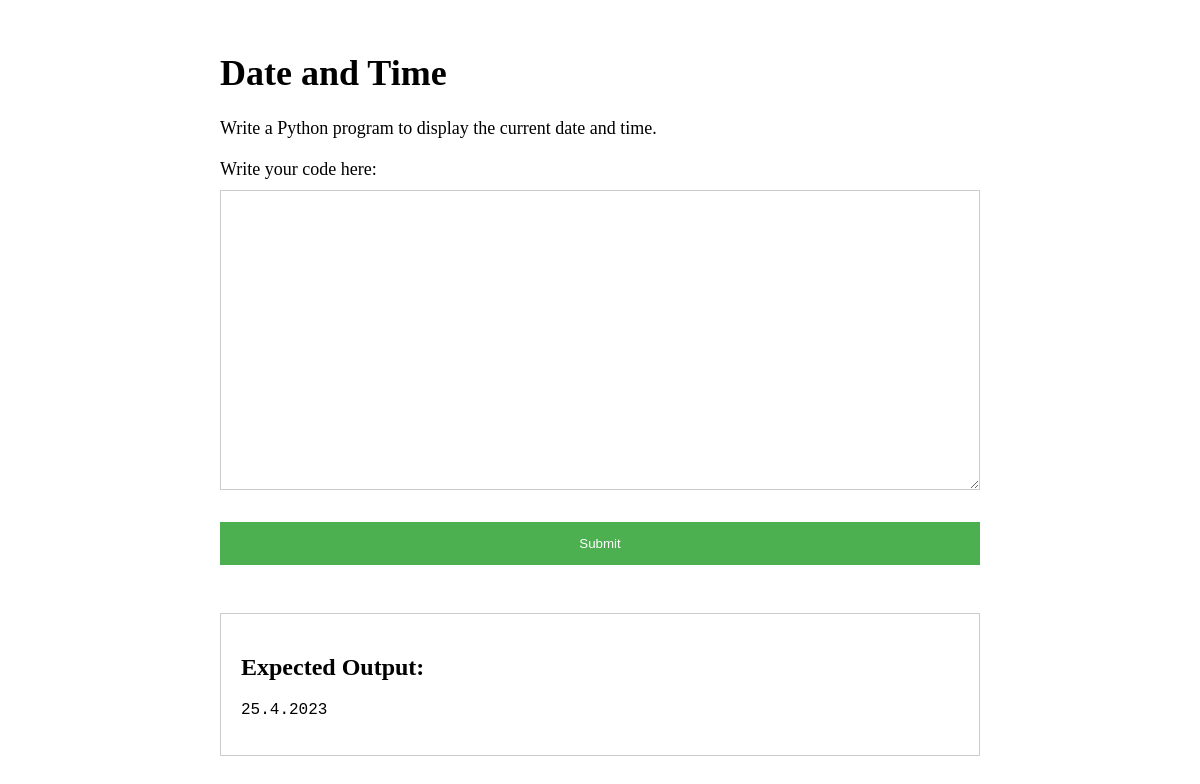
Screenshot of /solve_task/3 with the database file from the repository.
### CodeQuestsApp/models.py (models this page shows, shortened)
class Task(models.Model):
    name = models.CharField(max_length=80)
    text = models.CharField(max_length=500)
    ai_generated = models.BooleanField(default=False)
    correct_output = models.CharField(max_length=100)
    very_easy = 'V'
    easy = 'E'
    medium = 'M'
    hard = 'H'
    realy_hard = 'R'
    difficulty = [
        (very_easy, 'Very Easy'),
        (easy, 'Easy'),
        (medium, 'Medium'),
        (hard, 'Hard'),
        (realy_hard, 'Really Hard'),
    ]
    difficulty_level = models.CharField(max_length=1, choices=difficulty, default=medium)

### CodeQuestsApp/views.py (the view)
# urls.py: path('solve_task/<int:task_id>', views.solve_task, name="solve_task"),
def solve_task(request, task_id):
    task = Task.objects.get(id=task_id)
    if request.method == "POST":
        code = request.POST['code']
        solution = Solution.objects.create(user=request.user, task=task, user_code=code)
        solution.save()
    context = {
        'task': task
    }
    return render(request, 'solve_task.html', context)

### templates/solve_task.html (shortened to what this page needs)
{% load static %}
<!DOCTYPE html>
<html lang="en">
<head>
    <link rel="stylesheet" href="{% static 'css/solve_task.css' %}">
</head>
<body>
    <div class="container">
        <h1>{{ task.name }}</h1>
        <p>{{ task.text }}</p>
        <form method="POST">
            <label for="code">Write your code here:</label>
            <textarea id="code" name="code" required></textarea>
            <button type="submit">Submit</button>
        </form>
        <div class="output">
            <h2>Expected Output:</h2>
            <pre>{{ task.correct_output }}</pre>
        </div>
    </div>
</body>
</html>

### static/css/solve_task.css (style rules this page uses)
.container { max-width: 800px; margin: 0 auto; padding: 20px; box-sizing: border-box; }
h1 { font-size: 36px; }
p { font-size: 18px; margin-bottom: 20px; }
label { display: block; font-size: 18px; margin-bottom: 10px; }
textarea { width: 100%; height: 300px; font-size: 16px; border: 1px solid #ccc; padding: 10px; box-sizing: border-box; margin-bottom: 20px; }
button { background-color: #4CAF50; color: white; padding: 14px 20px; margin: 8px 0; border: none; cursor: pointer; width: 100%; }
.output { margin-top: 40px; border: 1px solid #ccc; padding: 20px; font-size: 16px; }

### rows the page displays
Task: name "Date and Time", text "Write a Python program to display the current date and time.", correct_output "25.4.2023"
